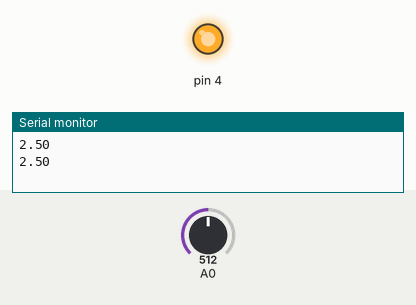
Simulated run of this sketch. Board: Arduino Uno, built with avr-gcc and run on an emulated ATmega328P. Parts: output pins drawn as LEDs (lit = HIGH), the last lines printed to the serial monitor. The inputs (shaded band) are chosen by the test bench; at power-on: A0 = 512.

Above: at 1.8 s.
1.9 s: A0 set to 504
At 2.8 s:
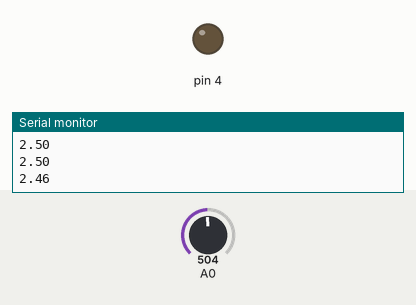
3.5 s: A0 set to 716
At 4.4 s:
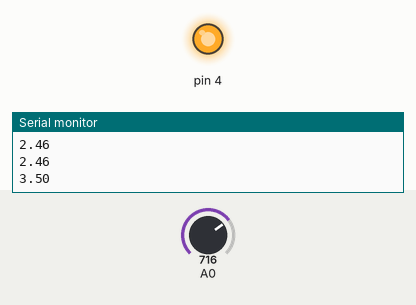
5.5 s: A0 set to 511
At 7.1 s:
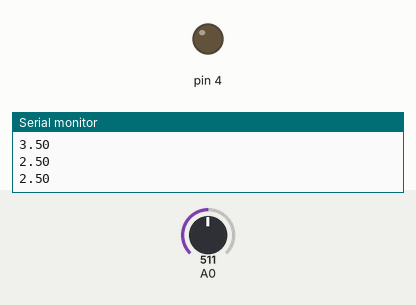
Timing chart, 0 to 8.6 s (numbered marks = the images above; inputs shaded):
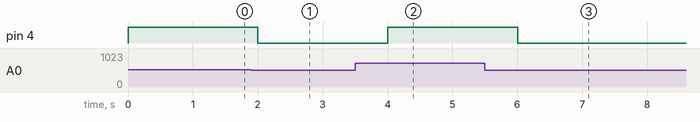

The sketch:

3autolight.ino
```cpp
void setup() {
  // initialize serial communication at 9600 bits per second:
  pinMode(4, OUTPUT);
  Serial.begin(9600);
}

void loop() {
  int analogValue = analogRead(A0);
  float voltage = analogValue * (5.0 / 1023.0);
  Serial.println(voltage);

  if(voltage>=2.5){
  digitalWrite(4, HIGH);   // turn the LED on (HIGH is the voltage level)
  }
  else {
  digitalWrite(4, LOW);    // turn the LED off by making the voltage LOW
  }
  delay(1000);        // delay in between reads for stability
}
```

Measured:
- the behaviour switches between 512 and 511 on A0 (found by bisection; images 0 and 1)
- after the input at 1.9 s, pin 4: HIGH → LOW after 0.10 s
- after the input at 3.5 s, pin 4: LOW → HIGH after 0.50 s
- after the input at 5.5 s, pin 4: HIGH → LOW after 0.50 s
